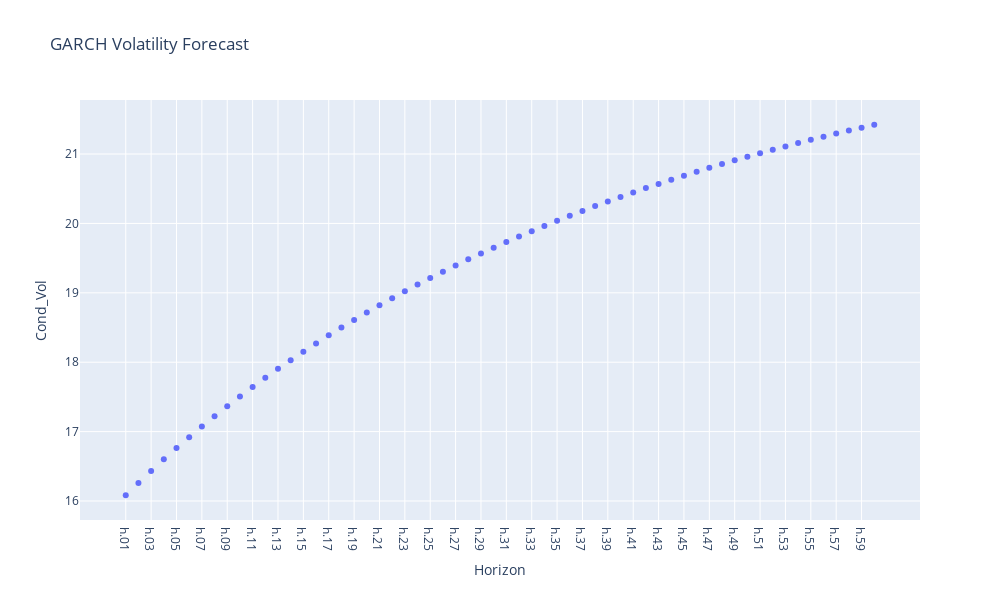

The code cell stored with this chart in its notebook:
### Code cell
# Forecast for next 5 days
model_forecast = model.forecast(horizon=60)

# Plot forecasted volatility
fdf = pd.DataFrame(np.sqrt(model_forecast.variance.dropna().T * 252)*100)
fdf.columns = ['Cond_Vol']
px.scatter(fdf, fdf.index, 'Cond_Vol', labels={'index':'Horizon'}, title='GARCH Volatility Forecast')

### Figure 1 — Plotly figure (JSON) as saved in the notebook; plotly's stock layout.template omitted (floating-point values rounded to 4 significant figures)
{"data": [{"hovertemplate": "Horizon=%{x}<br>Cond_Vol=%{y}<extra></extra>", "legendgroup": "", "marker": {"color": "#636efa", "symbol": "circle"}, "mode": "markers", "name": "", "orientation": "v", "showlegend": false, "type": "scatter", "x": ["h.01", "h.02", "h.03", "h.04", "h.05", "h.06", "h.07", "h.08", "h.09", "h.10", "h.11", "h.12", "h.13", "h.14", "h.15", "h.16", "h.17", "h.18", "h.19", "h.20", "h.21", "h.22", "h.23", "h.24", "h.25", "h.26", "h.27", "h.28", "h.29", "h.30", "h.31", "h.32", "h.33", "h.34", "h.35", "h.36", "h.37", "h.38", "h.39", "h.40", "h.41", "h.42", "h.43", "h.44", "h.45", "h.46", "h.47", "h.48", "h.49", "h.50", "h.51", "h.52", "h.53", "h.54", "h.55", "h.56", "h.57", "h.58", "h.59", "h.60"], "xaxis": "x", "y": [16.08, 16.26, 16.43, 16.6, 16.76, 16.92, 17.07, 17.22, 17.37, 17.51, 17.64, 17.78, 17.9, 18.03, 18.15, 18.27, 18.39, 18.5, 18.61, 18.72, 18.82, 18.92, 19.02, 19.12, 19.21, 19.31, 19.39, 19.48, 19.57, 19.65, 19.73, 19.81, 19.89, 19.96, 20.04, 20.11, 20.18, 20.25, 20.32, 20.38, 20.45, 20.51, 20.57, 20.63, 20.69, 20.75, 20.8, 20.86, 20.91, 20.96, 21.01, 21.06, 21.11, 21.16, 21.2, 21.25, 21.29, 21.34, 21.38, 21.42], "yaxis": "y"}], "layout": {"height": 600, "legend": {"tracegroupgap": 0}, "title": {"text": "GARCH Volatility Forecast"}, "width": 1000, "xaxis": {"anchor": "y", "domain": [0, 1], "title": {"text": "Horizon"}}, "yaxis": {"anchor": "x", "domain": [0, 1], "title": {"text": "Cond_Vol"}}}}
